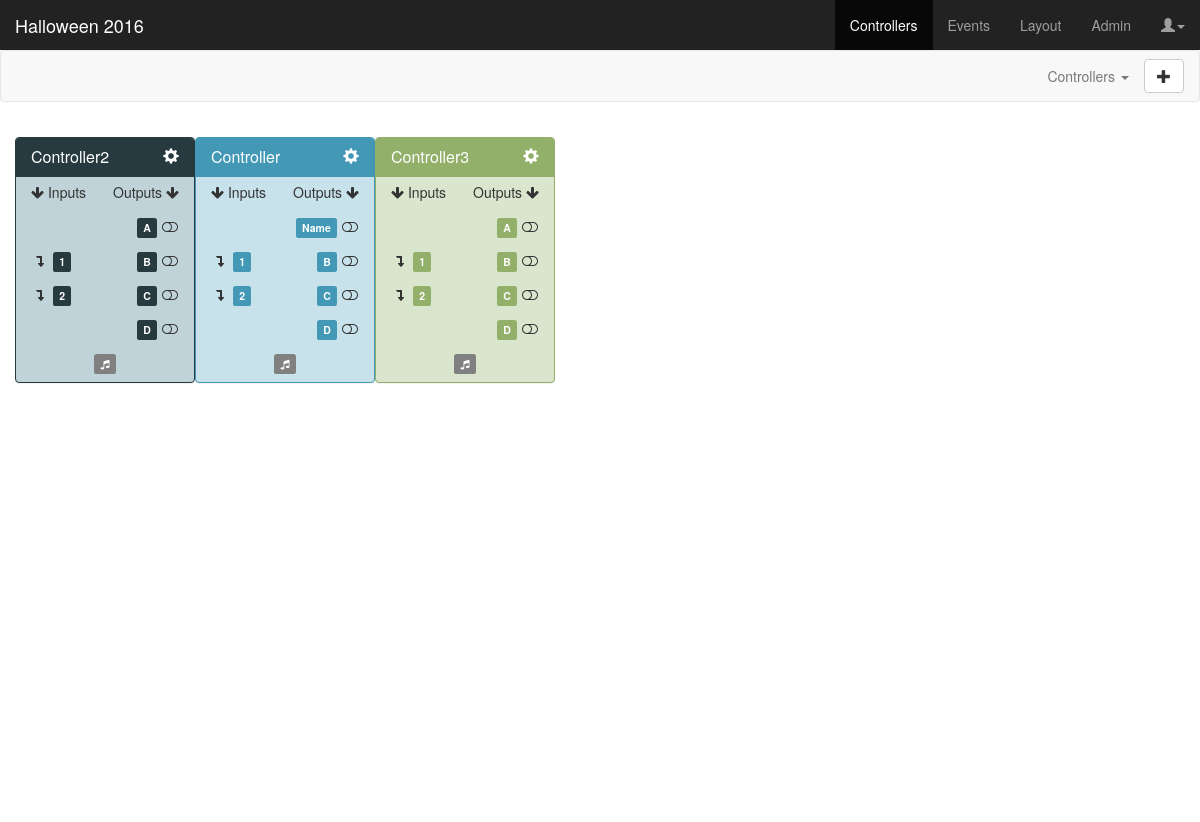
The page /controllers on the database its author committed.
### app/models.py (models this page shows, shortened)
class Controller(db.Model):
	id = db.Column(db.Integer, primary_key=True)
	project_id = db.Column(db.Integer, db.ForeignKey('project.id'))
	color_id = db.Column(db.Integer, db.ForeignKey('color.id'))
	name = db.Column(db.String(25), unique=True)
	ports = db.relationship('Port', backref='controller')
	def get_port(self, port):
		try:
			for p in self.ports:
				if p.port == port:
					return p
			NotFound = namedtuple('NotFound', 'id name state')
			p = NotFound(id='<NOT_FOUND>', name='<NOT_FOUND>', state='<NOT_FOUND>')
			return p
		except:
			return 0
	@property
	def serialize(self):
		return {
			'controller_id': self.id,
			'project_id': self.project_id,
			'controllername': self.name,
			'controllercolor': self.color_id,
			'input1_id': self.get_port('1').id,
			'input1name': self.get_port('1').name,
			'input1state': self.get_port('1').state,
			'input2_id': self.get_port('2').id,
			'input2name': self.get_port('2').name,
			'input2state': self.get_port('2').state,
			'outputA_id': self.get_port('A').id,
			'outputAname': self.get_port('A').name,
			'outputAstate': self.get_port('A').state,
			'outputB_id': self.get_port('B').id,
			'outputBname': self.get_port('B').name,
			'outputBstate': self.get_port('B').state,
			'outputC_id': self.get_port('C').id,
			'outputCname': self.get_port('C').name,
			'outputCstate': self.get_port('C').state,
			'outputD_id': self.get_port('D').id,
			'outputDname': self.get_port('D').name,
			'outputDstate': self.get_port('D').state,
		}

class Port(db.Model):
	id = db.Column(db.Integer, primary_key=True)
	controller_id = db.Column(db.Integer, db.ForeignKey('controller.id'))
	port = db.Column(db.String(2))
	name = db.Column(db.String(25))
	state = db.Column(db.String(10))
	type = db.Column(db.String(8))

### app/views.py (the view)
@app.route('/controllers')
def controllers():
	controllers = Controller.query.filter(Controller.project_id==projectid)
	colors = Color.query.all()
	return render_template('controllers.html', title='Controllers', projectname=projectname, controllers=[c.serialize for c in controllers], colors=[color.serialize for color in colors])

### app/models.py (called while the page is built)
	@property
	def serialize(self):
		return{
			'id': self.id,
			'name': self.name,
			'hex': self.hex
		}

### app/templates/controllers.html (shortened to what this page needs)
{% extends "base.html" %}
{% block content %}
<link href="static/css/controllers.css" rel="stylesheet">
<nav class="navbar navbar-default">
  <div class="container-fluid">
    <div class="collapse navbar-collapse" id="navbar-collapse-1">
      <ul class="nav navbar-nav navbar-right">
        <li class="dropdown">
        <a href="#" class="dropdown-toggle" data-toggle="dropdown">Controllers <span class="caret"></span></a>
        <li>
        	<button type="button" class="btn btn-default navbar-btn" onclick="checkController('test')">
        	  <span class="glyphicon glyphicon-plus"></span>
        	</button>
        </li>
      </ul>
    </div>
  </div>
</nav>
<div class="container-fluid dashboard">
  {% for c in controllers %}
  <div class="panel draggable-controller cc-{{ c.controllercolor }}" id="controller-{{ c.controller_id }}">
    <div class="panel-heading cc-{{ c.controllercolor }}-heading">
      <h3 class="panel-title">
        <span class="controller-name">{{ c.controllername }}</span>
        <div class="pull-right" data-toggle="modal" data-target="#editControllerModal" data-cid="controller-{{ c.controller_id }}" data-ccolor="cc-{{ c.controllercolor }}" data-cname="{{ c.controllername }}">
          <span class="glyphicon glyphicon-cog"></span>
        </div>
      </h3>
    </div>
    <ul class="list-group">
      <li class="list-group-item borderless">
        <div class="pull-left"><i class="fa fa-arrow-down"></i> Inputs</div>
        <div class="pull-right">Outputs <i class="fa fa-arrow-down"></i></div>
      </li>
      <li class="list-group-item borderless">
        <div class="pull-right">
          <span class="label output portA cc-{{ c.controllercolor }}" data-toggle="tooltip" title="{{ c.outputAname }}<br>(Click to name)" data-container="body" data-html="true" data-fullname="{{ c.outputAname }}">{{ c.outputAname|truncate(7, True) }}</span>&nbsp;<span id="toggle-A-{{ c.controller_id }}" data-toggle="tooltip" title="{% if c.outputAstate == 'DISABLED' %}DISABLED{% else %}Default {{ c.outputAstate }}{% endif %}<br>(Click to toggle)" data-html="true" data-container="body"><i class="fa fa-{% if c.outputAstate == 'DISABLED' %}ban{% else %}toggle-{{ c.outputAstate|lower }}{% endif %} fa-fw" data-setting="{{ c.outputAstate }}"></i></span>
        </div>
      </li>
      <li class="list-group-item borderless">
        <div class="pull-left"><span id="toggle-1-{{ c.controller_id }}" data-toggle="tooltip" title="{{ c.input1state }}<br>(Click to toggle)" data-html="true" data-container="body"><i class="fa fa-{% if c.input1state == 'DISABLED' %}ban{% else %}level-{{ c.input1state|replace('PULL', '')|lower }}{% endif %} fa-fw" data-setting="{{ c.input1state }}"></i></span>&nbsp;</div>
        <div class="pull-left spin"><span class="label input port1 cc-{{ c.controllercolor }}" data-toggle="tooltip" title="{{ c.input1name }}<br>(Click to name)" data-container="body" data-html="true" data-fullname="{{ c.input1name }}">{{ c.input1name|truncate(7, True) }}</span></div>
        <div class="pull-right">
          <span class="label output portB cc-{{ c.controllercolor }}" data-toggle="tooltip" title="{{ c.outputBname }}<br>(Click to name)" data-container="body" data-html="true" data-fullname="{{ c.outputBname }}">{{ c.outputBname|truncate(7, True) }}</span>&nbsp;<span id="toggle-B-{{ c.controller_id }}" data-toggle="tooltip" title="{% if c.outputBstate == 'DISABLED' %}DISABLED{% else %}Default {{ c.outputBstate }}{% endif %}<br>(Click to toggle)" data-html="true" data-container="body"><i class="fa fa-{% if c.outputBstate == 'DISABLED' %}ban{% else %}toggle-{{ c.outputBstate|lower }}{% endif %} fa-fw" data-setting="{{ c.outputBstate }}"></i></span>
        </div>
      </li>
      <li class="list-group-item borderless">
        <div class="pull-left"><span id="toggle-2-{{ c.controller_id }}" data-toggle="tooltip" title="{{ c.input2state }}<br>(Click to toggle)" data-html="true" data-container="body"><i class="fa fa-{% if c.input2state == 'DISABLED' %}ban{% else %}level-{{ c.input2state|replace('PULL', '')|lower }}{% endif %} fa-fw" data-setting="{{ c.input2state }}"></i></span>&nbsp;</div>
        <div class="pull-left spin"><span class="label input port2 cc-{{ c.controllercolor }}" data-toggle="tooltip" title="{{ c.input2name }}<br>(Click to name)" data-container="body" data-html="true" data-fullname="{{ c.input2name }}">{{ c.input2name|truncate(7, True) }}</span></div>
        <div class="pull-right">
          <span class="label output portC cc-{{ c.controllercolor }}" data-toggle="tooltip" title="{{ c.outputCname }}<br>(Click to name)" data-container="body" data-html="true" data-fullname="{{ c.outputCname }}">{{ c.outputCname|truncate(7, True) }}</span>&nbsp;<span id="toggle-C-{{ c.controller_id }}" data-toggle="tooltip" title="{% if c.outputCstate == 'DISABLED' %}DISABLED{% else %}Default {{ c.outputCstate }}{% endif %}<br>(Click to toggle)" data-html="true" data-container="body"><i class="fa fa-{% if c.outputCstate == 'DISABLED' %}ban{% else %}toggle-{{ c.outputCstate|lower }}{% endif %} fa-fw" data-setting="{{ c.outputCstate }}"></i></span>
        </div>
      </li>
      <li class="list-group-item borderless">
        <div class="pull-right">
          <span class="label output portD cc-{{ c.controllercolor }}" data-toggle="tooltip" title="{{ c.outputDname }}<br>(Click to name)" data-container="body" data-html="true" data-fullname="{{ c.outputDname }}">{{ c.outputDname|truncate(7, True) }}</span>&nbsp;<span id="toggle-D-{{ c.controller_id }}" data-toggle="tooltip" title="{% if c.outputDstate == 'DISABLED' %}DISABLED{% else %}Default {{ c.outputDstate }}{% endif %}<br>(Click to toggle)" data-html="true" data-container="body"><i class="fa fa-{% if c.outputDstate == 'DISABLED' %}ban{% else %}toggle-{{ c.outputDstate|lower }}{% endif %} fa-fw" data-setting="{{ c.outputDstate }}"></i></span>
        </div>
      </li>
      <li class="list-group-item borderless">
        <div class="text-center">
          <span class="label sounds cc-{{ c.controllercolor }} unassigned" id="sounds-{{ c.controller_id }}" data-toggle="tooltip" title="(Click to configure)" data-placement="bottom" data-container="body"><i class="fa fa-music"></i></span>
        </div>
      </li>
    </ul>
  </div>
  {% endfor %}
</div>
{% endblock %}

### app/static/css/controllers.css (style rules this page uses)
body { padding-top: 50px; }
:root { --cc1-head: #4298B5; --cc1-bg: #c7e2eb; --cc2-head: #273a3f; --cc2-bg: #c0d3d8; --cc3-head: #92B06A; --cc3-bg: #dae5cd; --cc4-head: #9900ff; --cc4-bg: #e0b3ff; --cc5-head: #DD5F32; --cc5-bg: #f4ccbd; --cc6-head: #FFA200; --cc6-bg: #ffe3b3; --cc7-head: #00A03E; --cc7-bg: #c6ecd4; --cc8-head: #24A8AC; --cc8-bg: #bff0f2; --cc9-head: #cccc00; --cc9-bg: #ffffcc; --cc10-head: #fa8072; --cc10-bg: #fdd3ce; }
.dashboard { height: calc(100vh - 100px); padding: 15px; }
.draggable-controller { width: 180px; float: left; }
span[class*='cc-'].unassigned { background-color: gray !important; }
.cc-1 { border-color: var(--cc1-head); background-color: var(--cc1-bg); }
.cc-1 > .cc-1-heading { color: #fff; background-color: var(--cc1-head); border-color: var(--cc1-head); }
.cc-1.label { background-color: var(--cc1-head); }
.cc-2 { border-color: var(--cc2-head); background-color: var(--cc2-bg); }
.cc-2 > .cc-2-heading { color: #fff; background-color: var(--cc2-head); border-color: var(--cc2-head); }
.cc-2.label { background-color: var(--cc2-head); }
.cc-3 { border-color: var(--cc3-head); background-color: var(--cc3-bg); }
.cc-3 > .cc-3-heading { color: #fff; background-color: var(--cc3-head); border-color: var(--cc3-head); }
.cc-3.label { background-color: var(--cc3-head); }
li.borderless { border-top: 0 none; border-bottom: 0 none; padding: 5px 15px; background-color: transparent; height: 35px; }

### rows shown on the page
Controller: controllername "Controller2"
Controller: controllername "Controller"
Port: outputAname "Name", state "OFF" (drawn)
Controller: controllername "Controller3"

### other values the page prints
{{ projectname }} "Halloween 2016"
{{ c.outputAname|truncate(7, True) }} "A" "A"
{{ c.input1name|truncate(7, True) }} "1" "1" "1"
{{ c.outputBname|truncate(7, True) }} "B" "B" "B"
{{ c.input2name|truncate(7, True) }} "2" "2" "2"
{{ c.outputCname|truncate(7, True) }} "C" "C" "C"
{{ c.outputDname|truncate(7, True) }} "D" "D" "D"
